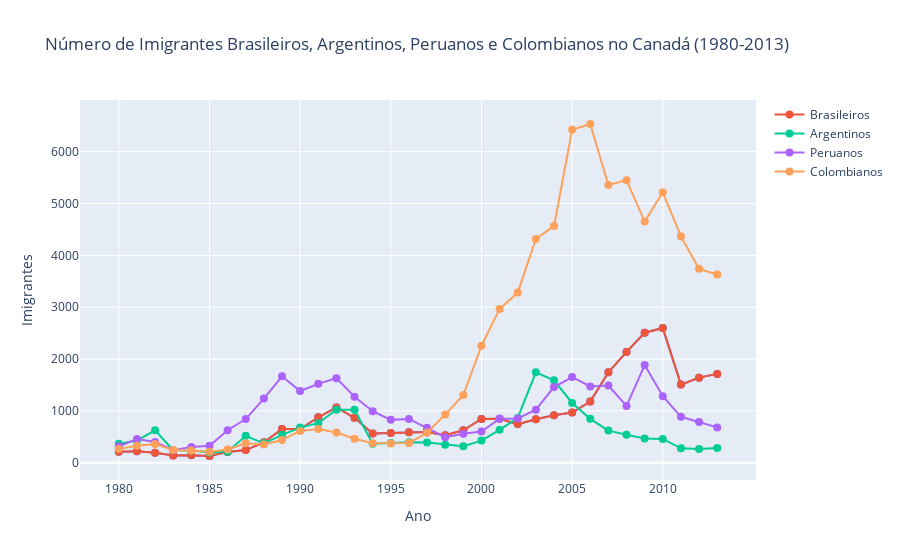

This figure's notebook cell:
### Code cell
#método com um dataframe para cada país
fig = px.line(dados_brasil, x='Ano', y='Imigrantes', 
              title='Número de Imigrantes Brasileiros, Argentinos, Peruanos e Colombianos no Canadá (1980-2013)',
              markers=True)
fig.add_scatter(x=dados_brasil['Ano'], y=dados_brasil['Imigrantes'], mode='lines+markers', name='Brasileiros')
fig.add_scatter(x=dados_argentina['Ano'], y=dados_argentina['Imigrantes'], mode='lines+markers', name='Argentinos')
fig.add_scatter(x=dados_peru['Ano'], y=dados_peru['Imigrantes'], mode='lines+markers', name='Peruanos')
fig.add_scatter(x=dados_colombia['Ano'], y=dados_colombia['Imigrantes'], mode='lines+markers', name='Colombianos')
fig.update_traces(marker=dict(size=8))
fig.update_xaxes(tickmode='linear', tick0=1980, dtick=5, title='Ano')
fig.update_yaxes(title='Imigrantes')
fig.show()

### Figure 1 — Plotly figure (JSON) as saved in the notebook; plotly's stock layout.template omitted (floating-point values rounded to 4 significant figures)
{"data": [{"hovertemplate": "Ano=%{x}<br>Imigrantes=%{y}<extra></extra>", "legendgroup": "", "line": {"color": "#636efa", "dash": "solid"}, "marker": {"size": 8, "symbol": "circle"}, "mode": "lines+markers", "name": "", "orientation": "v", "showlegend": false, "type": "scatter", "x": ["1980", "1981", "1982", "1983", "1984", "1985", "1986", "1987", "1988", "1989", "1990", "1991", "1992", "1993", "1994", "1995", "1996", "1997", "1998", "1999", "2000", "2001", "2002", "2003", "2004", "2005", "2006", "2007", "2008", "2009", "2010", "2011", "2012", "2013"], "xaxis": "x", "y": [211, 220, 192, 139, 145, 130, 205, 244, 394, 650, 650, 877, 1066, 866, 566, 572, 586, 591, 531, 626, 845, 847, 745, 839, 917, 969, 1181, 1746, 2138, 2509, 2598, 1508, 1642, 1714], "yaxis": "y"}, {"marker": {"size": 8}, "mode": "lines+markers", "name": "Brasileiros", "type": "scatter", "x": ["1980", "1981", "1982", "1983", "1984", "1985", "1986", "1987", "1988", "1989", "1990", "1991", "1992", "1993", "1994", "1995", "1996", "1997", "1998", "1999", "2000", "2001", "2002", "2003", "2004", "2005", "2006", "2007", "2008", "2009", "2010", "2011", "2012", "2013"], "y": [211, 220, 192, 139, 145, 130, 205, 244, 394, 650, 650, 877, 1066, 866, 566, 572, 586, 591, 531, 626, 845, 847, 745, 839, 917, 969, 1181, 1746, 2138, 2509, 2598, 1508, 1642, 1714]}, {"marker": {"size": 8}, "mode": "lines+markers", "name": "Argentinos", "type": "scatter", "x": ["1980", "1981", "1982", "1983", "1984", "1985", "1986", "1987", "1988", "1989", "1990", "1991", "1992", "1993", "1994", "1995", "1996", "1997", "1998", "1999", "2000", "2001", "2002", "2003", "2004", "2005", "2006", "2007", "2008", "2009", "2010", "2011", "2012", "2013"], "y": [368, 426, 626, 241, 237, 196, 213, 519, 374, 538, 678, 763, 1023, 1022, 366, 380, 396, 391, 349, 318, 427, 635, 865, 1745, 1591, 1153, 847, 620, 540, 467, 459, 278, 263, 282]}, {"marker": {"size": 8}, "mode": "lines+markers", "name": "Peruanos", "type": "scatter", "x": ["1980", "1981", "1982", "1983", "1984", "1985", "1986", "1987", "1988", "1989", "1990", "1991", "1992", "1993", "1994", "1995", "1996", "1997", "1998", "1999", "2000", "2001", "2002", "2003", "2004", "2005", "2006", "2007", "2008", "2009", "2010", "2011", "2012", "2013"], "y": [317, 456, 401, 241, 306, 328, 628, 843, 1237, 1667, 1384, 1522, 1632, 1274, 993, 827, 845, 676, 493, 560, 603, 849, 855, 1023, 1460, 1653, 1473, 1490, 1094, 1884, 1283, 886, 787, 682]}, {"marker": {"size": 8}, "mode": "lines+markers", "name": "Colombianos", "type": "scatter", "x": ["1980", "1981", "1982", "1983", "1984", "1985", "1986", "1987", "1988", "1989", "1990", "1991", "1992", "1993", "1994", "1995", "1996", "1997", "1998", "1999", "2000", "2001", "2002", "2003", "2004", "2005", "2006", "2007", "2008", "2009", "2010", "2011", "2012", "2013"], "y": [266, 326, 360, 244, 235, 214, 257, 376, 352, 439, 614, 652, 582, 464, 375, 371, 381, 578, 929, 1306, 2259, 2965, 3283, 4318, 4566, 6424, 6535, 5357, 5452, 4652, 5218, 4366, 3741, 3631]}], "layout": {"legend": {"tracegroupgap": 0}, "title": {"text": "Número de Imigrantes Brasileiros, Argentinos, Peruanos e Colombianos no Canadá (1980-2013)"}, "xaxis": {"anchor": "y", "domain": [0, 1], "dtick": 5, "tick0": 1980, "tickmode": "linear", "title": {"text": "Ano"}}, "yaxis": {"anchor": "x", "domain": [0, 1], "title": {"text": "Imigrantes"}}}}
